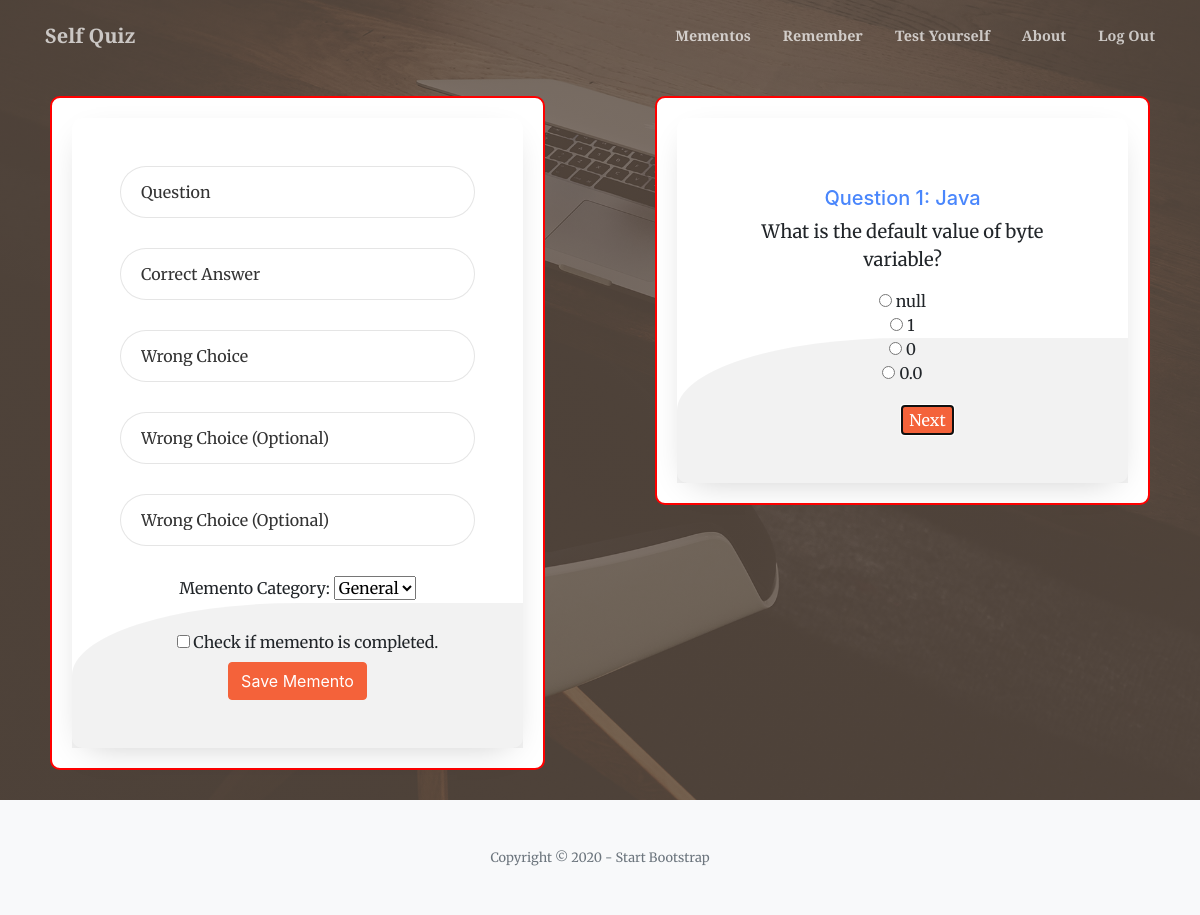
The page / (signed in) on the database its author committed.
### tables this page shows
CREATE TABLE 'questions' ('id' INTEGER NOT NULL, 'user_id' INTEGER NOT NULL, 'question' TEXT NOT NULL, 'answer' TEXT NOT NULL, 'choice1' TEXT NOT NULL,                    'choice2' TEXT NULL DEFAULT NULL, 'choice3' TEXT NULL DEFAULT NULL, `createdAt` DATETIME NOT NULL, `updatedAt` DATETIME NULL DEFAULT NULL,                    'type' VARCHAR(50) NOT NULL, 'active' TINYINT(1) NOT NULL DEFAULT 1, PRIMARY KEY ('id'));

### application.py (the view)
@app.route("/", methods=["GET", "POST"])
@login_required
def index():
    if request.method == "POST":
        if not request.form.get("question"):
            return apology("must enter a question", 403)
        elif not request.form.get("answer"):
            return apology("must enter an answer", 403)
        elif not request.form.get("choice1"):
            return apology("must enter at least first choice", 403)
        elif not request.form.get("types"):
            return apology("must select a question type", 403)
        elif not request.form.get("completed"):
            return apology("Validation box must be checked", 403)
        try:
            if request.form.get("choice2") == "":
                db.execute("INSERT INTO questions(user_id, question, answer, choice1, type, createdAt) VALUES(:user_id, :question, :answer, :choice1, :qtype, :datetime)",\
                user_id=session["user_id"], question=request.form.get("question"), answer=request.form.get("answer"), choice1=request.form.get("choice1"),\
                qtype=request.form.get("types"), datetime=datetime.date.today())
            elif request.form.get("choice2") != "" and request.form.get("choice3") == "":
                db.execute("INSERT INTO questions(user_id, question, answer, choice1, choice2, type, createdAt) VALUES(:user_id, :question, :answer, :choice1, :choice2, :qtype, :datetime)",\
                user_id=session["user_id"], question=request.form.get("question"), answer=request.form.get("answer"), choice1=request.form.get("choice1"),\
                choice2=request.form.get("choice2"), qtype=request.form.get("types"), datetime=datetime.date.today())
            elif request.form.get("choice2") != "" and request.form.get("choice3") != "":
                db.execute("INSERT INTO questions(user_id, question, answer, choice1, choice2, choice3, type, createdAt) VALUES(:user_id, :question, :answer, :choice1, :choice2, :choice3, :qtype, :datetime)",\
                user_id=session["user_id"], question=request.form.get("question"), answer=request.form.get("answer"), choice1=request.form.get("choice1"),\
                choice2=request.form.get("choice2"), choice3=request.form.get("choice3"), qtype=request.form.get("types"), datetime=datetime.date.today())
            elif request.form.get("choice2") == "" and request.form.get("choice3") != "":
                db.execute("INSERT INTO questions(user_id, question, answer, choice1, choice2, type, createdAt) VALUES(:user_id, :question, :answer, :choice1, :choice2, :qtype, :datetime)",\
                user_id=session["user_id"], question=request.form.get("question"), answer=request.form.get("answer"), choice1=request.form.get("choice1"),\
                choice2=request.form.get("choice3"), qtype=request.form.get("types"), datetime=datetime.date.today())
            else:
                raise Exception()
        except:
            return apology("Memento could not be saved", 403)
        flash("Memento is saved!", 'success')
        return redirect("/")
    else:
        db.execute("CREATE TABLE IF NOT EXISTS 'questions' ('id' INTEGER NOT NULL, 'user_id' INTEGER NOT NULL, 'question' TEXT NOT NULL, 'answer' TEXT NOT NULL, 'choice1' TEXT NOT NULL,\
                    'choice2' TEXT NULL DEFAULT NULL, 'choice3' TEXT NULL DEFAULT NULL, `createdAt` DATETIME NOT NULL, `updatedAt` DATETIME NULL DEFAULT NULL,\
                    'type' VARCHAR(50) NOT NULL, 'active' TINYINT(1) NOT NULL DEFAULT 1, PRIMARY KEY ('id'));")
        """Show user's previously created questions"""
        rows = db.execute("SELECT * FROM questions WHERE user_id=:user_id", user_id=session["user_id"])
        questions = []
        answer_choice = []
        choices = []
        questiontype = []
        random.shuffle(rows)
        rows = rows[:min(len(rows),10)]
        for row in rows:
            questions.append(row["question"])
            answer_choice.append(row["answer"])
            answer_choice.append(row["choice1"])
            if row["choice2"]:
                answer_choice.append(row["choice2"])
            if row["choice3"]:
                answer_choice.append(row["choice3"])
            choices.append(answer_choice[:])
            answer_choice.clear()
            questiontype.append(row["type"])
        shuffledChoices = []
        for choice in choices:
            shuffle=choice[:]
            random.shuffle(shuffle)
            shuffledChoices.append(shuffle[:])
            shuffle.clear()
        length = len(questions)
        return render_template("index.html", questions=questions, choices=choices, questiontype=questiontype, length=length, shuffledChoices=shuffledChoices, types=types)

### application.py (called while the page is built)
@app.after_request
def after_request(response):
    response.headers["Cache-Control"] = "no-cache, no-store, must-revalidate"
    response.headers["Expires"] = 0
    response.headers["Pragma"] = "no-cache"
    return response

### helpers.py (called while the page is built)
def login_required(f):
    @wraps(f)
    def decorated_function(*args, **kwargs):
        if session.get("user_id") is None:
            return redirect("/login")
        return f(*args, **kwargs)
    return decorated_function

### templates/index.html (shortened to what this page needs)
{% extends "layout.html" %}
{% block main %}
<div class="float-container">
    <div class="float-child">
        <div class="login-wrap p-4 p-md-5">
        <form action="/" method="post">
            <div class="form-group">
                <input autocomplete="off" autofocus class="form-control" name="question" placeholder="Question" type="text">
            </div>
            <div class="form-group">
                <input autocomplete="off" autofocus class="form-control" name="answer" placeholder="Correct Answer" type="text">
            </div>
            <div class="form-group">
                <input autocomplete="off" autofocus class="form-control" name="choice1" placeholder="Wrong Choice" type="text">
            </div>
            <div class="form-group">
                <input autocomplete="off" autofocus class="form-control" name="choice2" placeholder="Wrong Choice (Optional)" type="text">
            </div>
            <div class="form-group">
                <input autocomplete="off" autofocus class="form-control" name="choice3" placeholder="Wrong Choice (Optional)" type="text">
            </div>
            <div class="form-group">
                <l class="category">Memento Category: </l>
                <select id="types" name="types" class="custom-select:valid:focus category">
                    {%for type in types%}
                        {%if type == types[0]%}
                            <option value="{{ type }}" selected>{{ type }}</option>
                        {%else%}
                            <option value="{{ type }}">{{ type }}</option>
                        {%endif%}
                    {%endfor%}
                </select>
            </div>
            <div class="form-check">
                <input type="checkbox" name="completed" id="completed" class="agree-term">
                <label for="completed" class="label-agree-term"><span></span>Check if memento is completed.</label>
            </div>
            <button class="btn btn-primary" type="submit">Save Memento</button>
        </form>
        </div>
    </div>
    <div class="float-child2">
        <div class="login-wrap p-4 p-md-5">
        <div class="content-holder">
            {%if length > 0%}
                <div class="content" id="content-0" data-id='0' style="display: block;">
                    <h3>Question {{ 1 }}: {{ questiontype[0] }}</h3>
                    <p>{{ questions[0] }}</p>
                    <form action="">
                    {%for choice in shuffledChoices[0]%}
                        {%if choice == choices[0][0]%}
                            <input type="radio" name="choices" class="choices answer" value="{{ choice }}"> {{ choice }}<br>
                        {% else %}
                            <input type="radio" name="choices" class="choices" value="{{ choice }}"> {{ choice }}<br>
                        {%endif%}
                    {%endfor%}
                    </form>
                </div>
            {% elif length == 0%}
                <div class="content" id="content-0" data-id='0' style="display: block;">
                    <h3>Save Mementos and come back!</h3>
                </div>
            {%endif%}
        </div>
        {%if length > 0%}
            <div class="mb-0">
                <button type="button" class="next btn-primary" id="next" disabled>Next</button>
            </div>
        {%endif%}
        </div>
    </div>
</div>
{% endblock %}

### rows shown on the page
questions: type "Java", question "What is the default value of byte variable?", choice3 "null", choice1 "0.0"

### other values the page prints
{{ 1 }} "1"
{{ choice }} "1"
{{ choice }} "0"
form field types "General"
